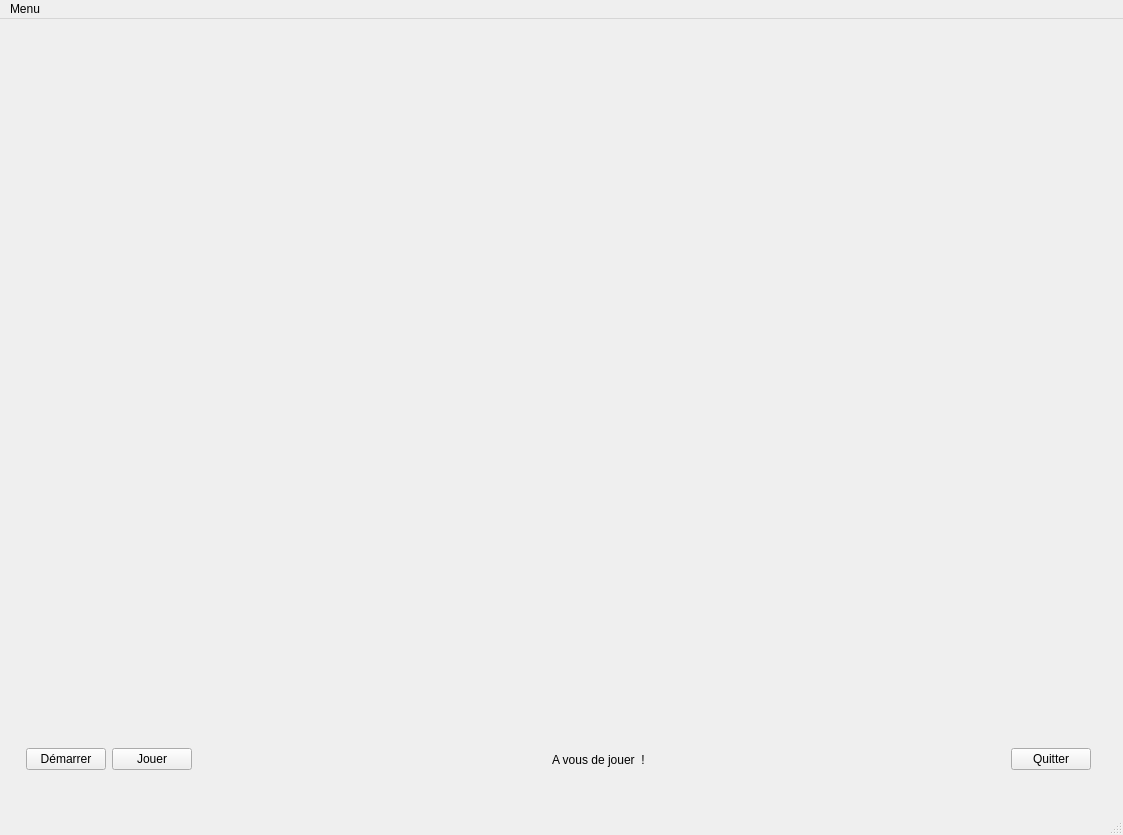
<?xml version="1.0" encoding="UTF-8"?>
<ui version="4.0">
 <class>mainWindow</class>
 <widget class="QMainWindow" name="mainWindow">
  <property name="windowModality">
   <enum>Qt::NonModal</enum>
  </property>
  <property name="geometry">
   <rect>
    <x>0</x>
    <y>0</y>
    <width>1123</width>
    <height>835</height>
   </rect>
  </property>
  <property name="windowTitle">
   <string>Table de billard</string>
  </property>
  <property name="windowIcon">
   <iconset>
    <normaloff>../../OneDrive - Ecole Nationale Supérieure de Techniques Avancées Bretagne/UE 2.4-projet/Sujet 05 - Billard/tablelogo.jpg</normaloff>../../OneDrive - Ecole Nationale Supérieure de Techniques Avancées Bretagne/UE 2.4-projet/Sujet 05 - Billard/tablelogo.jpg</iconset>
  </property>
  <property name="dockNestingEnabled">
   <bool>false</bool>
  </property>
  <widget class="QWidget" name="centralwidget">
   <widget class="QWidget" name="horizontalLayoutWidget">
    <property name="geometry">
     <rect>
      <x>20</x>
      <y>720</y>
      <width>1071</width>
      <height>41</height>
     </rect>
    </property>
    <layout class="QHBoxLayout" name="horizontalLayout_2">
     <item>
      <widget class="QWidget" name="Plateau" native="true"/>
     </item>
     <item>
      <widget class="QPushButton" name="Bouton_Demarrer">
       <property name="text">
        <string>Démarrer</string>
       </property>
      </widget>
     </item>
     <item>
      <widget class="QPushButton" name="Bouton_Jouer">
       <property name="text">
        <string>Jouer</string>
       </property>
      </widget>
     </item>
     <item>
      <spacer name="horizontalSpacer">
       <property name="orientation">
        <enum>Qt::Horizontal</enum>
       </property>
       <property name="sizeHint" stdset="0">
        <size>
         <width>40</width>
         <height>20</height>
        </size>
       </property>
      </spacer>
     </item>
     <item>
      <widget class="QLabel" name="label">
       <property name="text">
        <string>                                                                  A vous de jouer  !                                                                    </string>
       </property>
      </widget>
     </item>
     <item>
      <spacer name="Barredecommande">
       <property name="orientation">
        <enum>Qt::Horizontal</enum>
       </property>
       <property name="sizeHint" stdset="0">
        <size>
         <width>40</width>
         <height>20</height>
        </size>
       </property>
      </spacer>
     </item>
     <item>
      <widget class="QPushButton" name="Bouton_Quitter">
       <property name="text">
        <string>Quitter</string>
       </property>
      </widget>
     </item>
    </layout>
   </widget>
   <widget class="QWidget" name="con" native="true">
    <property name="geometry">
     <rect>
      <x>10</x>
      <y>10</y>
      <width>1101</width>
      <height>701</height>
     </rect>
    </property>
   </widget>
  </widget>
  <widget class="QMenuBar" name="menubar">
   <property name="geometry">
    <rect>
     <x>0</x>
     <y>0</y>
     <width>1123</width>
     <height>26</height>
    </rect>
   </property>
   <widget class="QMenu" name="menuMenu">
    <property name="title">
     <string>Menu</string>
    </property>
    <addaction name="actionQuitter"/>
   </widget>
   <addaction name="menuMenu"/>
  </widget>
  <widget class="QStatusBar" name="statusbar"/>
  <action name="actionQuitter">
   <property name="text">
    <string>Quitter</string>
   </property>
  </action>
 </widget>
 <resources/>
 <connections>
  <connection>
   <sender>Bouton_Quitter</sender>
   <signal>clicked()</signal>
   <receiver>mainWindow</receiver>
   <slot>close()</slot>
   <hints>
    <hint type="sourcelabel">
     <x>1089</x>
     <y>589</y>
    </hint>
    <hint type="destinationlabel">
     <x>235</x>
     <y>269</y>
    </hint>
   </hints>
  </connection>
  <connection>
   <sender>actionQuitter</sender>
   <signal>triggered()</signal>
   <receiver>mainWindow</receiver>
   <slot>close()</slot>
   <hints>
    <hint type="sourcelabel">
     <x>-1</x>
     <y>-1</y>
    </hint>
    <hint type="destinationlabel">
     <x>235</x>
     <y>269</y>
    </hint>
   </hints>
  </connection>
 </connections>
</ui>
